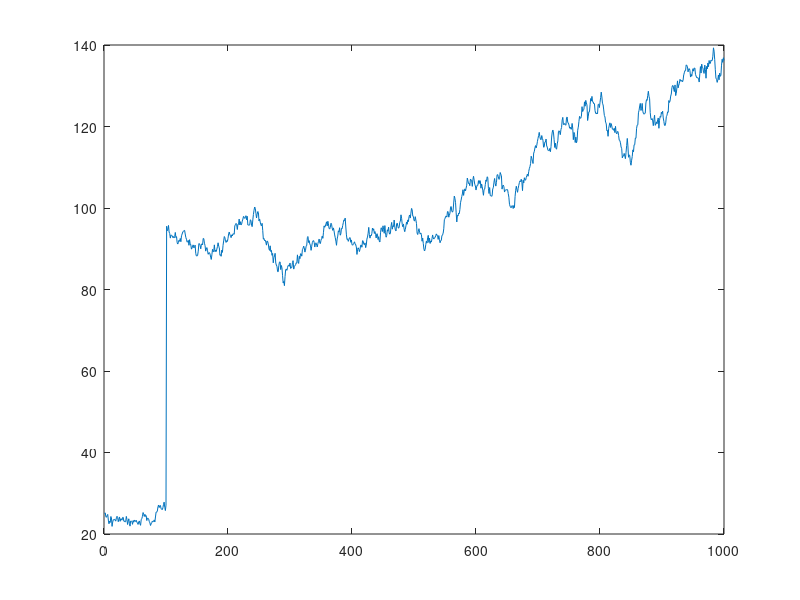

MATLAB code to generate this figure:
%% demo13.m ==================================
% demo programs for chapter 13 of the MATLAB script
% peter.gruber@usi.ch, 2014-10-21

%% Setup (create data to be used later on)
a=1000;
delta=0.05
x=rand(100,1);
beta=1;
y=x*beta+0.05*randn(100,1);
x1=x.';

%% Incomplete list of frequent MATLAB errors
%  Correct the errors

%% Missing brackets
a^1+delta

%% Wrong order of brackets
% sum of squared errors
sum(y-x*beta)^2       

%% Mixing row and column vectors
y-x1

%% Equality with real numbers
a=mean(randn(10000,1))
if a==0
	disp('equal')
end

%% Manually calculated values
b=1.67
b^0.33

%% Logical conditions with matrices
a=randn(3)           
if a>0
  disp('larger than zero')
end               
if a<0
  disp('smaller than zero')
end    

%% Typo in name of variable
part1=1;
part2=1;
part3=1;
sum = part1;          
Sum = sum+part2;
sum = sum+part3

%% Improper initialization
stock(1)=100;
for k=2:1000
stock(k)=stock(k-1)*(1+randn*0.01);
end
plot(stock);
stock(1)=25;
for k=2:100
stock(k)=stock(k-1)*(1+randn*0.01);
    stock(k)=stock(k-1)*(1+randn*0.03);
end
plot(stock);